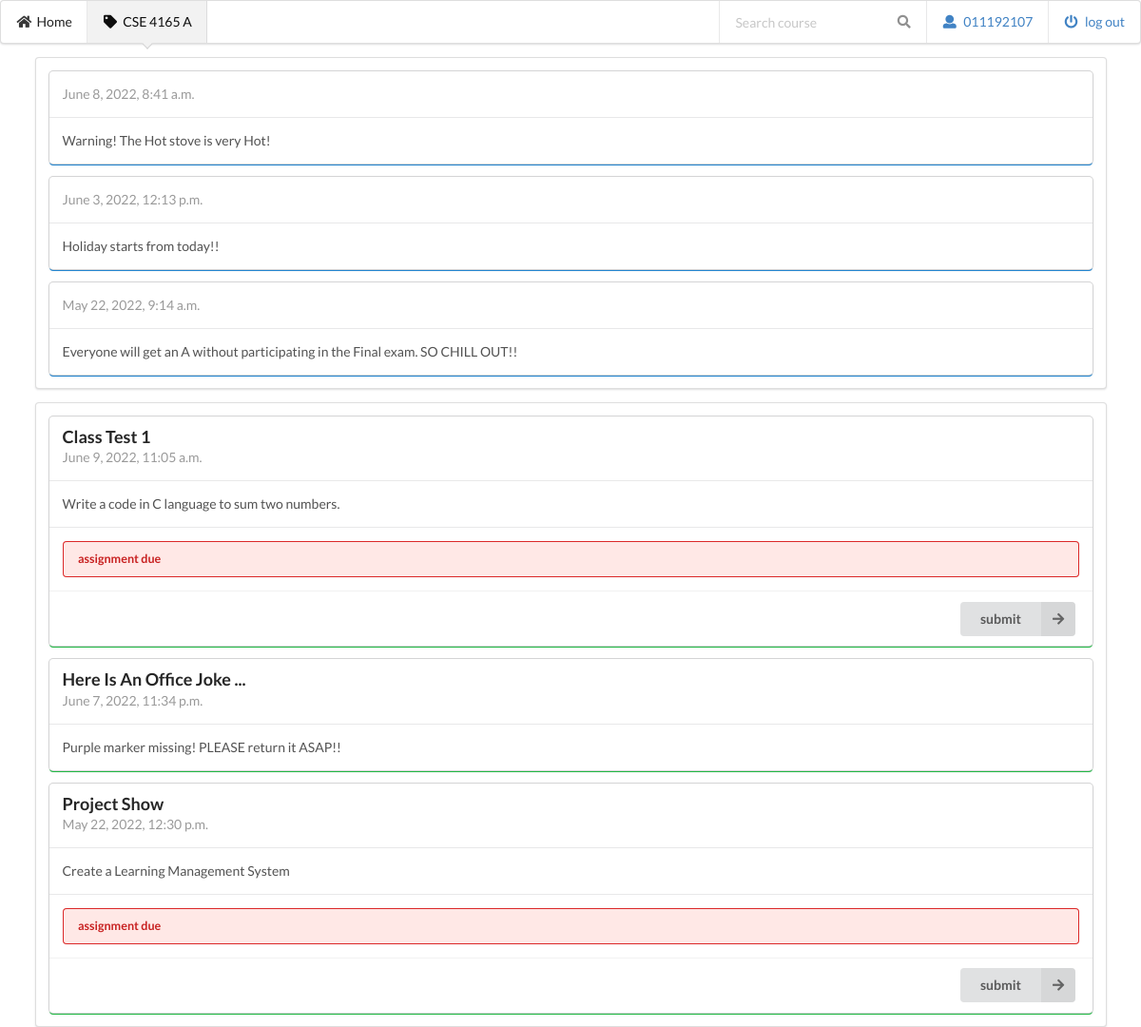
The page /courseview/CSE 4165 A (signed in) on the database its author committed.
### lms/models.py (models this page shows)
class Notice(models.Model):
    course_id = models.ForeignKey(
        CourseClassroom, on_delete=models.CASCADE, to_field='course_id')
    content = models.TextField()
    date_posted = models.DateTimeField(default=timezone.now)

class Assignment(models.Model):
    course_id = models.ForeignKey(
        CourseClassroom, on_delete=models.CASCADE, to_field='course_id')
    title = models.CharField(max_length=100)
    content = models.TextField()
    uploaded_file = models.FileField(null=True, default='None')
    has_submission_portal = models.CharField(max_length=2, default='0')
    date_posted = models.DateTimeField(default=timezone.now)

### lms/views.py (the view)
# urls.py: path('courseview/<course_id>', views.course_view, name='courseview'),
def course_view(request, course_id):
    user_id = request.session['user_id']
    all_notice = Notice.objects.all().filter(
        course_id=course_id).order_by('-date_posted')
    all_assignment = Assignment.objects.all().filter(
        course_id=course_id).order_by('-date_posted')
    all_submission = None
    is_set_all_submission = None
    try:
        all_submission = Submission.objects.get(course_id=course_id)
        if 'QuerySet' in str(type(all_submission)):
            is_set_all_submission = 1
            print("hi 0")
            for i in range(len(all_assignment)):
                if 'None' in str(all_assignment[i].uploaded_file):
                    all_assignment[i].due_assignment = "yes"
                    print("hi 1")
                else:
                    all_assignment[i].due_assignment = "no"
                    print("hi 2")
        else:
            is_set_all_submission = 0
            if 'None' in str(all_assignment.uploaded_file):
                    all_assignment.due_assignment = "yes"
                    print("hi 3")
            else:
                all_assignment.due_assignment = "no"
                print("hi 4")
    except:
        is_set_all_submission = -1
    context = {'all_notice': all_notice, 'all_assignment': all_assignment,
               'all_submission': all_submission, 'is_set_all_submission':is_set_all_submission, 'course_id': course_id, 'user_id': user_id}
    try:
        print(all_assignment[0].due_assignment)
    except:
        print("not found")
        print(type(all_assignment[0].uploaded_file))
    return render(request, 'lms/courseView.html', context)

### lms/templates/lms/courseView.html (shortened to what this page needs)
{% load static %}
<!DOCTYPE html>
<html lang="en">
<head>
    <link href="https://cdnjs.cloudflare.com/ajax/libs/semantic-ui/2.4.1/semantic.min.css" rel="stylesheet" />
</head>
<body>
    <div class="ui pointing menu">
        <a class="item" href="{% url 'homepage' %}">
            <i class="home icon"></i>
            Home
        </a>
        <a class="active item" href="{% url 'courseview' course_id %}">
            <i class="tag icon"></i>
            {{course_id}}
        </a>
        <div class="right menu">
            <div class="item">
                <div class="ui transparent icon input">
                    <input type="text" placeholder="Search course">
                    <i class="search link icon"></i>
                </div>
            </div>
            <div class="item">
                <a>
                    <i class="user icon"></i>
                    {{user_id}}
                </a>
            </div>
            <div class="item">
                <a href="{% url 'login' %}">
                    <i class="power off icon"></i>
                    log out
                </a>
            </div>
        </div>
    </div>
    <div class="ui container">
        <div class="ui segment">
            {% for p in all_notice %}
                <div class="ui blue fluid card">
                    <div class="content">
                        <div class="meta">
                            {{ p.date_posted }}
                        </div>
                    </div>
                    <div class="content">
                        <div class="description">
                            <div class="content">
                                {{ p.content }}
                            </div>
                        </div>
                    </div>
                </div>
            {% endfor %}
        </div>
        <div class="ui segment">
            {% for p in all_assignment %}
                <div class="ui green fluid raised link card">
                    <div class="content">
                        <a class="header">
                            {{ p.title }}
                        </a>
                        <div class="meta">
                            {{ p.date_posted }}
                        </div>
                    </div>
                    <div class="content">
                        <div class="description">
                            {{ p.content }}
                        </div>
                    </div>
                    {% if '1' in p.has_submission_portal %}
                        {% if 'student' in request.session.who %}
                            <div class="content">
                                <div class="ui red mini negative message">
                                    <div class="header">
                                        assignment due
                                    </div>
                                </div>
                            </div>
                            <div class="extra content right aligned">
                                <button class="ui right labeled icon button btn_student_submission">
                                    <i class="right arrow icon"></i>
                                    submit
                                </button>
                            </div>
                        {% endif %}
                    {% endif %}
                </div>
            {% endfor %}
        </div>
    </div>
</body>
</html>

### lms/templates/lms/courseView.html (style rules this page uses)
* { font-family: 'Poppins' sans-serif; }

### rows shown on the page
Notice: date_posted "June 8, 2022, 8:41 a.m.", content "Warning! The Hot stove is very Hot!"
Notice: date_posted "June 3, 2022, 12:13 p.m.", content "Holiday starts from today!!"
Notice: date_posted "May 22, 2022, 9:14 a.m.", content "Everyone will get an A without participating in the Final exam. SO CHILL OUT!!"
Assignment: title "Class Test 1", date_posted "June 9, 2022, 11:05 a.m.", content "Write a code in C language to sum two numbers."
Assignment: title "Here Is An Office Joke ...", date_posted "June 7, 2022, 11:34 p.m.", content "Purple marker missing! PLEASE return it ASAP!!"
Assignment: title "Project Show", date_posted "May 22, 2022, 12:30 p.m.", content "Create a Learning Management System"

### other values the page prints
{{ course_id }} "CSE 4165 A"
{{ user_id }} "011192107"
